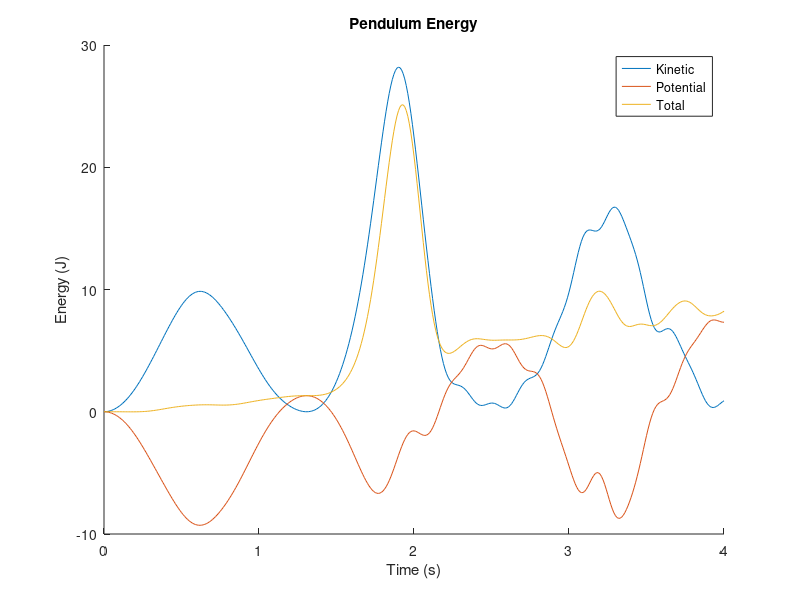

This chart was generated by the following MATLAB code:
% Spherical Spring Pendulum
%
% A mass is suspended on a massless linear spring to form a spherical
% pendulum.
%
% Note: Due to numerical integration errors, energy is not always conserved
% by the simulation.  This would be something to look into fixing in a v2.
%
% Nick Eyre - Oct 2012
% Olin College ENGR 2340 - Dynamics
% Assignment 3 - Problem 4

function springpendulum

  %Parameters
  k  = 250;   %Spring Constant (N/m)
  m  = 1;     %Mass (kg)
  L0 = 1;     %Unstretched Spring Length (m)
  g = 9.8;    %Gravity (m/s2)
  
  %Initial Conditions
  r         = 1;  %Radius (m)
  theta     = 0;  %Azimuthal Angle
  phi       = pi/2;   %Polar Angle, 0>phi>pi to avoid gimbal lock
  r_dot     = 0;  %Radial Velocity
  theta_dot = 0;  %Aximuthal Angular Velocity
  phi_dot   = 0;  %Polar Angular Velocity

  %Simulation Parameters
  t = 4;  %Max Integration Time
  dt = .01; %Time Step
  animate = true; 
  plot2d = false;
  plotenergy = true;

  %Setup & Run Simulation, Visualize Results
  X0 = [r theta phi r_dot theta_dot phi_dot]; %Initial Condition Vector
  T = [0:dt:t]; %Time Vector
  options = odeset('RelTol',1e-15);
  [T, Z] = ode45(@equations, T, X0,options);  %Run Solver
  visualize(T,Z);

  %Equations of Motion
  function res = equations(T,X)
    %Extract Variables
    r         = X(1);
    theta     = X(2);
    phi       = X(3);
    r_dot     = X(4);
    theta_dot = X(5);
    phi_dot   = X(6);

    %Calculate Derivatives
    %Formulas for Derivatives were analytically derived
    r_ddot = k*(L0-r)/m - g*cos(phi) + r*phi_dot^2 + r*theta_dot^2*sin(phi)^2;
    theta_ddot = -2*r_dot*theta_dot/r - 2*theta_dot*phi_dot/tan(phi);
    phi_ddot = g*sin(phi)/r - 2*r_dot*phi/r + sin(phi)*cos(phi)*theta_dot^2;

    %Return Derivative Vector
    res = [r_dot; theta_dot; phi_dot; r_ddot; theta_ddot; phi_ddot];
  end %equations

  % Visualize Results
  % Input: Output Vector from ODE45
  function visualize(T,Z)
    %Extract
    Radius = Z(:,1);
    Theta  = Z(:,2);
    Phi    = Z(:,3);
    Radius_dot = Z(:,4);
    Theta_dot  = Z(:,5);
    Phi_dot    = Z(:,6);

    %Calculate Potential & Kinetic Energy of System
    potentialspring = .5*k*(L0-Radius).^2;
    potentialgrav = m*g*Radius.*cos(Phi);
    potential = potentialspring + potentialgrav;
    kinetic = .5*m*(Radius_dot.^2 + ...
            Radius.^2 .* Phi_dot.^2 + ...
            Radius.^2 .* sin(Phi).^2 .* Theta_dot.^2);
    
    %Convert to Cartesian
    [Theta,Phi,Radius] = phi_convert(Theta,Phi,Radius);
    [Theta_dot,Phi_dot,Radius_dot] = phi_convert(Theta_dot,Phi_dot,Radius_dot);
    [x,y,z]=sph2cart(Theta,Phi,Radius);
    [x_dot,y_dot,z_dot]=sph2cart(Theta_dot.*Radius.*sin(Phi), Phi_dot.*Radius, Radius_dot);
    
    clf
    
    %Animate
    if animate
      axislimits = [min(x) max(x) min(y) max(y) min(z) max(z)];
      for i=1:length(Theta)
        %Plot
        clf; hold on
        plot3(x,y,z)
        plot3(x(i),y(i),z(i),'k.','MarkerSize',20);

        %Build Axes & Title
        xlabel('X (m)')
        ylabel('Y (m)')
        zlabel('Z (m)')
        title('Pendulum Trajectory')
        
        %Scale & Show
        axis(axislimits)
        drawnow
      end
    end

    %Plot Final Result
    clf
    plot3(x,y,z)
    xlabel('X (m)')
    ylabel('Y (m)')
    zlabel('Z (m)')
    title('Pendulum Trajectory')

    %Plot position in X-Z plane
    if plot2d
      clf
      plot(x,z)
      xlabel('X (m)')
      ylabel('Z (m)')
      title('Pendulum Trajectory')
    end %plot2d

    %Plot Energy as function of Time
    if plotenergy
      clf, hold all
      plot(T,kinetic);
      plot(T,potential);
      plot(T,kinetic+potential);
      legend('Kinetic','Potential','Total')
      title('Pendulum Energy')
      ylabel('Energy (J)')
      xlabel('Time (s)')
    end

  end

  % Converts Phi from Range of [-Inf,Inf] to [-Pi/2,Pi/2] for sph2cart built-in function
  function [Theta,Phi,Radius] = phi_convert(Theta,Phi,Radius)
    %Deal with Overflow (Phi > Pi)
    for i=1:length(Theta)
      if Phi(i) > pi
        Phi(i) = 2*pi - Phi(i);
        Theta(i) = Theta(i) + pi;
      end
    end

    %Convert Range
    Phi = pi/2 - Phi;
  end

end %springpendulum